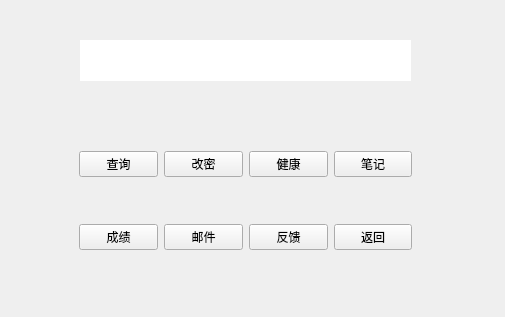
<?xml version="1.0" encoding="UTF-8"?>
<ui version="4.0">
 <class>Student</class>
 <widget class="QWidget" name="Student">
  <property name="geometry">
   <rect>
    <x>0</x>
    <y>0</y>
    <width>505</width>
    <height>317</height>
   </rect>
  </property>
  <property name="windowTitle">
   <string>Form</string>
  </property>
  <widget class="QLineEdit" name="lineEdit_welcome">
   <property name="geometry">
    <rect>
     <x>80</x>
     <y>40</y>
     <width>331</width>
     <height>41</height>
    </rect>
   </property>
   <property name="layoutDirection">
    <enum>Qt::LeftToRight</enum>
   </property>
   <property name="styleSheet">
    <string notr="true"/>
   </property>
   <property name="text">
    <string/>
   </property>
   <property name="frame">
    <bool>false</bool>
   </property>
   <property name="cursorPosition">
    <number>0</number>
   </property>
   <property name="readOnly">
    <bool>true</bool>
   </property>
  </widget>
  <widget class="QWidget" name="widget_3" native="true">
   <property name="geometry">
    <rect>
     <x>70</x>
     <y>130</y>
     <width>351</width>
     <height>141</height>
    </rect>
   </property>
   <layout class="QVBoxLayout" name="verticalLayout">
    <item>
     <widget class="QWidget" name="widget" native="true">
      <layout class="QHBoxLayout" name="horizontalLayout">
       <item>
        <widget class="QPushButton" name="pushButton_StudentSelfShowInformation">
         <property name="text">
          <string>查询</string>
         </property>
        </widget>
       </item>
       <item>
        <widget class="QPushButton" name="pushButton_StudentSelfModifyPassword">
         <property name="text">
          <string>改密</string>
         </property>
        </widget>
       </item>
       <item>
        <widget class="QPushButton" name="pushButton_StudentHealth">
         <property name="text">
          <string>健康</string>
         </property>
        </widget>
       </item>
       <item>
        <widget class="QPushButton" name="pushButton_StudentNotes">
         <property name="text">
          <string>笔记</string>
         </property>
        </widget>
       </item>
      </layout>
     </widget>
    </item>
    <item>
     <widget class="QWidget" name="widget_2" native="true">
      <layout class="QHBoxLayout" name="horizontalLayout_2">
       <item>
        <widget class="QPushButton" name="pushButton_StudentSelfSelectGrades">
         <property name="text">
          <string>成绩</string>
         </property>
        </widget>
       </item>
       <item>
        <widget class="QPushButton" name="pushButton_StudentMail">
         <property name="text">
          <string>邮件</string>
         </property>
        </widget>
       </item>
       <item>
        <widget class="QPushButton" name="pushButton_StudentFeedback">
         <property name="text">
          <string>反馈</string>
         </property>
        </widget>
       </item>
       <item>
        <widget class="QPushButton" name="pushButton_backToThePreviousWindow">
         <property name="text">
          <string>返回</string>
         </property>
        </widget>
       </item>
      </layout>
     </widget>
    </item>
   </layout>
  </widget>
 </widget>
 <resources/>
 <connections/>
</ui>
